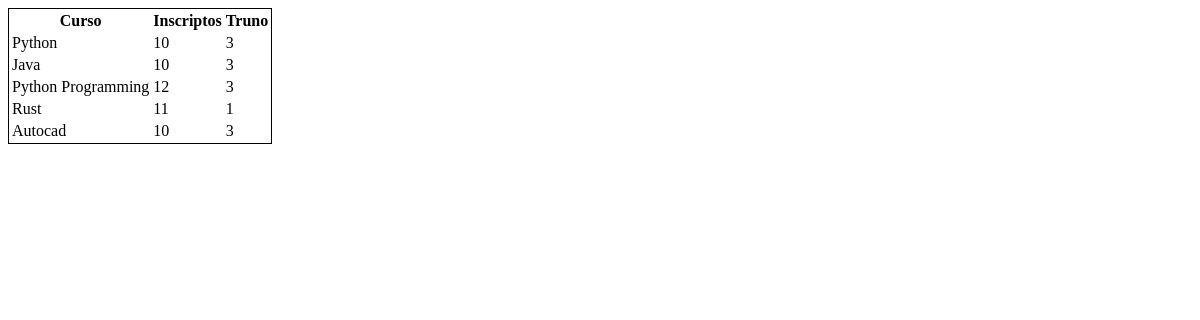
Page /myapp/cursos-orm on the earlier database version.
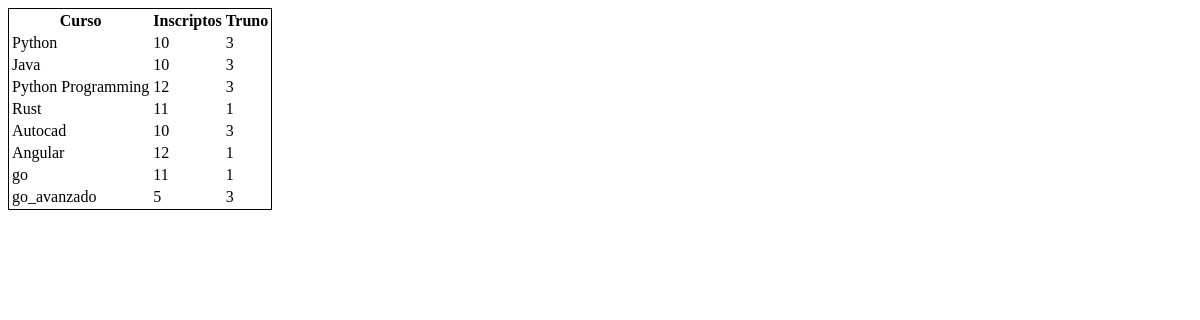
Same page on the later database version.
### myapp/models.py (models this page shows, shortened)
class Curso(models.Model):
    nombre = models.CharField(max_length=128)
    inscriptos = models.IntegerField()
    TURNOS = (
        (1, "Mañana"),
        (2, "Tarde"),
        (3, "Noche")
    )
    turno = models.IntegerField("Turno:", choices=TURNOS, default=1)
    profesor = models.ForeignKey(
        Profesor, on_delete=models.SET_NULL, null=True, related_name="cursos")

### myapp/views.py (the view)
# urls.py: path("cursos-orm", views.cursos_orm, name="cursos-orm"),
def cursos_orm(request):
    cursos = Curso.objects.all()
    print(cursos[0].get_turno_display())
    ctx = {"cursos": cursos}
    return render(request, "myapp/cursos_orm.html", ctx)

### myapp/templates/myapp/cursos_orm.html (shortened to what this page needs)
<!DOCTYPE html>
<html lang="en">
<head>
</head>
<body>
    <table style="border: 1px solid">
        <thead>
            <tr>
                <th>Curso</th>
                <th>Inscriptos</th>
                <th>Truno</th>
            </tr>
        </thead>
        {% for curso in cursos %}
        <tr>
            <td>{{ curso.nombre }}</td>
            <td>{{ curso.inscriptos }}</td>
            <td>{{ curso.turno }}</td>
        </tr>
        {% endfor %}
    </table>
</body>
</html>

Differences in the rows shown:
added Curso: nombre "Angular", inscriptos "12", turno "1"
added Curso: nombre "go", inscriptos "11", turno "1"
added Curso: nombre "go_avanzado", inscriptos "5", turno "3"
